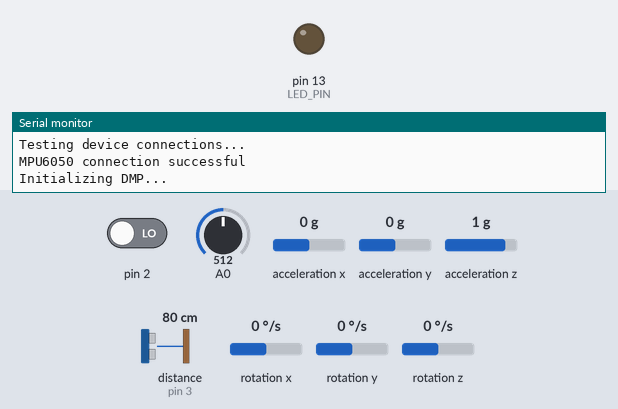
Recording of a sketch running on a simulated Arduino Uno, built with avr-gcc and run on an emulated ATmega328P. Parts: output pins drawn as LEDs (lit = HIGH), the last lines printed to the serial monitor. Wiring (inferred from the names in the program): ultrasonic range finder: trigger pin 11; echo pin 3. Dashed ring = blinking. The test bench sets the inputs (shaded band); at power-on: distance to the obstacle (sensor on pin 3) 80 cm, rotation z 0 °/s, acceleration z 1 g, acceleration x 0 g, pin 2 LOW, A0 = 512, acceleration y 0 g, rotation x 0 °/s, rotation y 0 °/s. The echo pulse lasts 58.3 µs per cm; the sensor or clock chip raises its interrupt line as the real part does; pins used as bus, display or sensor lines are not drawn.

Above: at 0.1 s.
At 1.29 s:
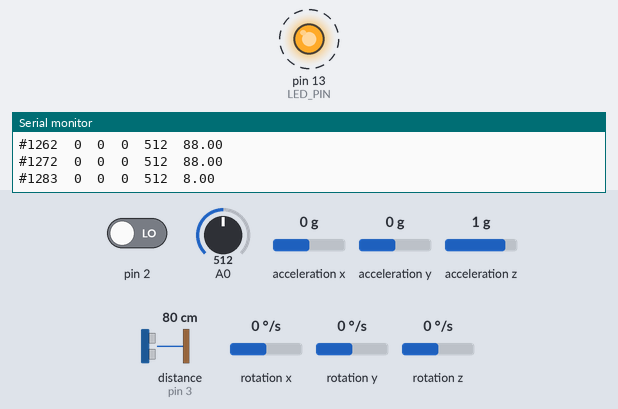
1.8 s: distance to the obstacle (sensor on pin 3) set to 120 cm
4.8 s: rotation z set to -100 °/s
7.8 s: acceleration z set to -1.4 g
10.8 s: acceleration x set to 1.4 g
Timing chart, 0 to 14.8 s (numbered marks = the images above; inputs shaded):
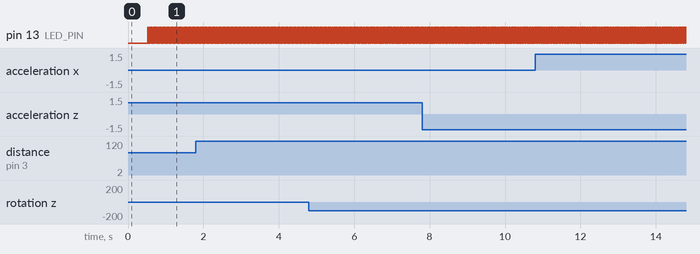

Measured:
- by itself, pin 13 (LED_PIN): alternates HIGH for 0.01 s and LOW for 0.01 s

The sketch:

gyroScope.ino
```cpp
// I2Cdev and MPU6050 must be installed as libraries, or else the .cpp/.h files
// for both classes must be in the include path of your project
#include "I2Cdev.h"

#include "MPU6050_6Axis_MotionApps20.h"
//#include "MPU6050.h" // not necessary if using MotionApps include file

// Arduino Wire library is required if I2Cdev I2CDEV_ARDUINO_WIRE implementation
// is used in I2Cdev.h
#if I2CDEV_IMPLEMENTATION == I2CDEV_ARDUINO_WIRE
    #include "Wire.h"
#endif

// class default I2C address is 0x68
// specific I2C addresses may be passed as a parameter here
// AD0 low = 0x68 (default for SparkFun breakout and InvenSense evaluation board)
// AD0 high = 0x69
MPU6050 mpu;
//MPU6050 mpu(0x69); // <-- use for AD0 high

/* =========================================================================
   NOTE: In addition to connection 3.3v, GND, SDA, and SCL, this sketch
   depends on the MPU-6050's INT pin being connected to the Arduino's
   external interrupt #0 pin. On the Arduino Uno and Mega 2560, this is
   digital I/O pin 2.
 * ========================================================================= */

#define LED_PIN 13 // (Arduino is 13, Teensy is 11, Teensy++ is 6)
bool blinkState = false;

// MPU control/status vars
bool dmpReady = false;  // set true if DMP init was successful
uint8_t mpuIntStatus;   // holds actual interrupt status byte from MPU
uint8_t devStatus;      // return status after each device operation (0 = success, !0 = error)
uint16_t packetSize;    // expected DMP packet size (default is 42 bytes)
uint16_t fifoCount;     // count of all bytes currently in FIFO
uint8_t fifoBuffer[64]; // FIFO storage buffer

// orientation/motion vars
Quaternion q;           // [w, x, y, z]         quaternion container
VectorInt16 aa;         // [x, y, z]            accel sensor measurements
VectorInt16 aaReal;     // [x, y, z]            gravity-free accel sensor measurements
VectorInt16 aaWorld;    // [x, y, z]            world-frame accel sensor measurements
VectorFloat gravity;    // [x, y, z]            gravity vector
float euler[3];         // [psi, theta, phi]    Euler angle container
float ypr[3];           // [yaw, pitch, roll]   yaw/pitch/roll container and gravity vector

// Output Frequency = 1000
// serialOutputInterval = 1000
// 10 = 100Hz
const unsigned int serialOutputInterval = 10;
unsigned long serialLastOutput = 0;

const char StartFlag = '#';
const String Delimiter = "\t";

int TTL_PIN = 11;
int MEASURE_PIN = 3;
unsigned long pause = 60000;
unsigned long lastPulse = 0;
int pulseWidth = 10;
volatile unsigned long trigger;
unsigned long currentMillis;
unsigned long previousMillis;
const long interval = 1000;
volatile double distance;
float freq;
int dutycycle;

int rotX = 0;
int rotY = 0;
int rotZ = 0;

// ================================================================
// ===               INTERRUPT DETECTION ROUTINE                ===
// ================================================================

volatile bool mpuInterrupt = false;     // indicates whether MPU interrupt pin has gone high
void dmpDataReady() {
    mpuInterrupt = true;
}


// ================================================================
// ===                      INITIAL SETUP                       ===
// ================================================================

void setup() {
    // join I2C bus (I2Cdev library doesn't do this automatically)
    #if I2CDEV_IMPLEMENTATION == I2CDEV_ARDUINO_WIRE
        Wire.begin();
        TWBR = 24; // 400kHz I2C clock (200kHz if CPU is 8MHz)
    #elif I2CDEV_IMPLEMENTATION == I2CDEV_BUILTIN_FASTWIRE
        Fastwire::setup(400, true);
    #endif

    // initialize serial communication
    // (115200 chosen because it is required for Teapot Demo output, but it's
    // really up to you depending on your project)
    Serial.begin(115200);
    while (!Serial); // wait for Leonardo enumeration, others continue immediately

    // NOTE: 8MHz or slower host processors, like the Teensy @ 3.3v or Ardunio
    // Pro Mini running at 3.3v, cannot handle this baud rate reliably due to
    // the baud timing being too misaligned with processor ticks. You must use
    // 38400 or slower in these cases, or use some kind of external separate
    // crystal solution for the UART timer.

    // initialize device
    Serial.println(F("Initializing I2C devices..."));
    mpu.initialize();

    // verify connection
    Serial.println(F("Testing device connections..."));
    Serial.println(mpu.testConnection() ? F("MPU6050 connection successful") : F("MPU6050 connection failed"));

    // load and configure the DMP
    Serial.println(F("Initializing DMP..."));
    devStatus = mpu.dmpInitialize();

    attachInterrupt(digitalPinToInterrupt(MEASURE_PIN), triggered, HIGH);

    // supply your own gyro offsets here, scaled for min sensitivity
    mpu.setXAccelOffset(-529);
    mpu.setYAccelOffset(-2312);
    mpu.setZAccelOffset(897);
    mpu.setXGyroOffset(65);
    mpu.setYGyroOffset(10);
    mpu.setZGyroOffset(23);

    // make sure it worked (returns 0 if so)
    if (devStatus == 0) {
        // turn on the DMP, now that it's ready
        Serial.println(F("Enabling DMP..."));
        mpu.setDMPEnabled(true);

        // enable Arduino interrupt detection
        Serial.println(F("Enabling interrupt detection (Arduino external interrupt 0)..."));
        attachInterrupt(0, dmpDataReady, RISING);
        mpuIntStatus = mpu.getIntStatus();

        // set our DMP Ready flag so the main loop() function knows it's okay to use it
        Serial.println(F("DMP ready! Waiting for first interrupt..."));
        dmpReady = true;

        // get expected DMP packet size for later comparison
        packetSize = mpu.dmpGetFIFOPacketSize();
    } else {
        // ERROR!
        // 1 = initial memory load failed
        // 2 = DMP configuration updates failed
        // (if it's going to break, usually the code will be 1)
        Serial.print(F("DMP Initialization failed (code "));
        Serial.print(devStatus);
        Serial.println(F(")"));
    }

    // configure LED for output
    pinMode(LED_PIN, OUTPUT);

    // Analog Input for Flexion Sensor
    pinMode(A0, INPUT);

    //PWM and echo pins for ultrasonic
    pinMode(TTL_PIN, OUTPUT);
    pinMode(MEASURE_PIN, INPUT);
}

void triggered() {
   distance = (micros()-trigger) / 58;
}


// ================================================================
// ===                    MAIN PROGRAM LOOP                     ===
// ================================================================

void loop() {
    // if programming failed, don't try to do anything
    if (!dmpReady) return;

    // wait for MPU interrupt or extra packet(s) available
    while (!mpuInterrupt && fifoCount < packetSize) {
        // other program behavior stuff here
        // .
        // .
        // .
        // if you are really paranoid you can frequently test in between other
        // stuff to see if mpuInterrupt is true, and if so, "break;" from the
        // while() loop to immediately process the MPU data
        // .
        // .
        // .
    }

    // reset interrupt flag and get INT_STATUS byte
    mpuInterrupt = false;
    mpuIntStatus = mpu.getIntStatus();

    // get current FIFO count
    fifoCount = mpu.getFIFOCount();

    // check for overflow (this should never happen unless our code is too inefficient)
    if ((mpuIntStatus & 0x10) || fifoCount == 1024) {
        // reset so we can continue cleanly
        mpu.resetFIFO();
        Serial.println(F("FIFO overflow!"));

    // otherwise, check for DMP data ready interrupt (this should happen frequently)
    } else if (mpuIntStatus & 0x02) {
        // wait for correct available data length, should be a VERY short wait
        while (fifoCount < packetSize) fifoCount = mpu.getFIFOCount();

        // read a packet from FIFO
        mpu.getFIFOBytes(fifoBuffer, packetSize);

        // track FIFO count here in case there is > 1 packet available
        // (this lets us immediately read more without waiting for an interrupt)
        fifoCount -= packetSize;

        // display Euler angles in degrees
        mpu.dmpGetQuaternion(&q, fifoBuffer);
        mpu.dmpGetGravity(&gravity, &q);
        mpu.dmpGetYawPitchRoll(ypr, &q, &gravity);
        rotX = (ypr[0] * 180/M_PI);
        rotY = (ypr[1] * 180/M_PI);
        rotZ = (ypr[2] * 180/M_PI);

        // blink LED to indicate activity
        blinkState = !blinkState;
        digitalWrite(LED_PIN, blinkState);
        //Check if it is time to send a pulse to ultrasonic
        pulseSend();
        //Check if it is time to send data to Unity
        SerialOutput();
    }
}

void pulseSend() {
  //Time to output new data?
  if(micros() - lastPulse < pause - pulseWidth)
    return;
  lastPulse = micros();

  digitalWrite(TTL_PIN, HIGH);
  delayMicroseconds(pulseWidth);
  trigger = micros();
  digitalWrite(TTL_PIN, LOW);
}


void SerialOutput() {
  //Time to output new data?
  if(millis() - serialLastOutput < serialOutputInterval)
    return;
  serialLastOutput = millis();

  //Write data package to Unity
  Serial.write(StartFlag);    //Flag to indicate start of data package
  Serial.print(millis());     //Write the current "time"
  Serial.print(Delimiter);    //Delimiter used to split values
  Serial.print(rotX);       //Write a value
  Serial.print(Delimiter);    //Write delimiter
  Serial.print(rotY);       //...
  Serial.print(Delimiter);
  Serial.print(rotZ);
  Serial.print(Delimiter);
  Serial.print(analogRead(A0));
  Serial.print(Delimiter);    //Delimiter used to split values
  Serial.print(distance);         //Write a value
  Serial.println();           // Write endflag '\n' to indicate end of package

}
```
